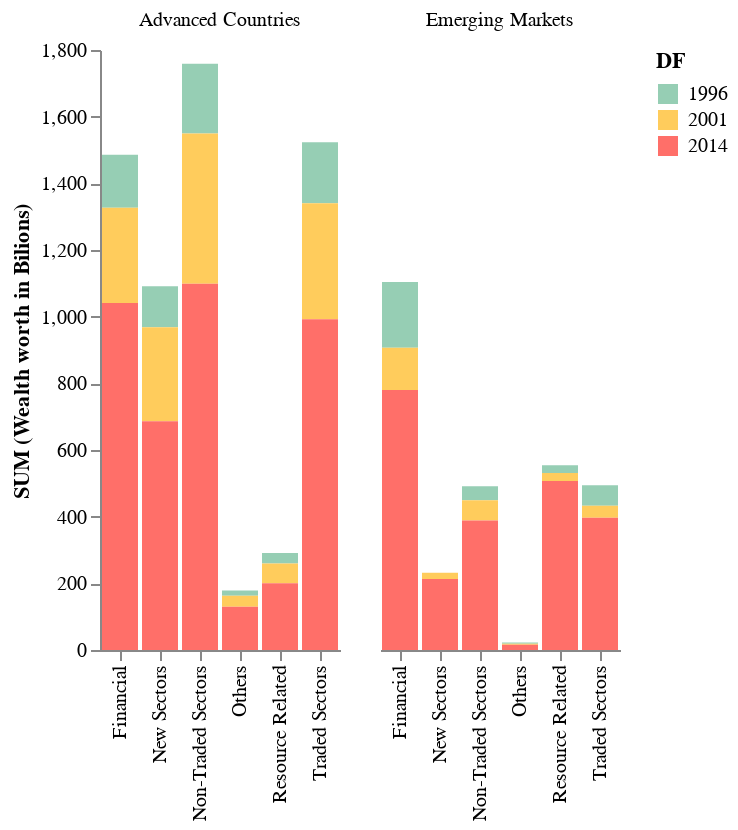

Notebook code cell kept with this figure:
### Code cell
import altair as alt
alt.Chart(df).mark_bar().encode(
    # tell Altair which field to group columns on
    x=alt.X('c2:N', title=None),
    # tell Altair which field to use as Y values and how to calculate
    y=alt.Y('sum(values):Q',
        axis=alt.Axis(
            grid=False,
            title= 'SUM (Wealth worth in Bilions)')),
    # tell Altair which field to use to use as the set of columns to be  represented in each group
    column=alt.Column('c1:N', title=None),
    # tell Altair which field to use for color segmentation
    color=alt.Color('DF:N',
            scale=alt.Scale(
                # make it look pretty with an enjoyable color pallet
                range=['#96ceb4', '#ffcc5c','#ff6f69'],
            ),
        ))\
    .configure_view(
        # remove grid lines around column clusters
        strokeOpacity=0
    )

### Figure 1 — Vega-Lite specification as saved in the notebook (floating-point values rounded to 4 significant figures)
{"config": {"view": {"continuousWidth": 300, "continuousHeight": 300, "strokeOpacity": 0}}, "data": {"name": "data-77c97734bcccb9995e0e77f3d90b7573"}, "mark": {"type": "bar"}, "encoding": {"color": {"field": "DF", "scale": {"range": ["#96ceb4", "#ffcc5c", "#ff6f69"]}, "type": "nominal"}, "column": {"field": "c1", "title": null, "type": "nominal"}, "x": {"field": "c2", "title": null, "type": "nominal"}, "y": {"aggregate": "sum", "axis": {"grid": false, "title": "SUM (Wealth worth in Bilions)"}, "field": "values", "type": "quantitative"}}, "$schema": "https://vega.github.io/schema/vega-lite/v5.8.0.json", "datasets": {"data-77c97734bcccb9995e0e77f3d90b7573": [{"c1": "Advanced Countries", "c2": "Financial", "values": 158.6, "DF": "1996"}, {"c1": "Advanced Countries", "c2": "New Sectors", "values": 122.9, "DF": "1996"}, {"c1": "Advanced Countries", "c2": "Non-Traded Sectors", "values": 209.2, "DF": "1996"}, {"c1": "Advanced Countries", "c2": "Others", "values": 16.2, "DF": "1996"}, {"c1": "Advanced Countries", "c2": "Resource Related", "values": 31.5, "DF": "1996"}, {"c1": "Advanced Countries", "c2": "Traded Sectors", "values": 183.3, "DF": "1996"}, {"c1": "Advanced Countries", "c2": "Name", "values": "df4", "DF": "1996"}, {"c1": "Emerging Markets", "c2": "Financial", "values": 197.2, "DF": "1996"}, {"c1": "Emerging Markets", "c2": "Non-Traded Sectors", "values": 42.0, "DF": "1996"}, {"c1": "Emerging Markets", "c2": "Others", "values": 3.7, "DF": "1996"}, {"c1": "Emerging Markets", "c2": "Resource Related", "values": 23.0, "DF": "1996"}, {"c1": "Emerging Markets", "c2": "Traded Sectors", "values": 61.9, "DF": "1996"}, {"c1": "Emerging Markets", "c2": "Name", "values": "df4", "DF": "1996"}, {"c1": "Advanced Countries", "c2": "Financial", "values": 285.8, "DF": "2001"}, {"c1": "Advanced Countries", "c2": "New Sectors", "values": 282.0, "DF": "2001"}, {"c1": "Advanced Countries", "c2": "Non-Traded Sectors", "values": 451.3, "DF": "2001"}, {"c1": "Advanced Countries", "c2": "Others", "values": 33.0, "DF": "2001"}, {"c1": "Advanced Countries", "c2": "Resource Related", "values": 59.0, "DF": "2001"}, {"c1": "Advanced Countries", "c2": "Traded Sectors", "values": 348.3, "DF": "2001"}, {"c1": "Advanced Countries", "c2": "Name", "values": "df5", "DF": "2001"}, {"c1": "Emerging Markets", "c2": "Financial", "values": 127.3, "DF": "2001"}, {"c1": "Emerging Markets", "c2": "New Sectors", "values": 18.7, "DF": "2001"}, {"c1": "Emerging Markets", "c2": "Non-Traded Sectors", "values": 60.9, "DF": "2001"}, {"c1": "Emerging Markets", "c2": "Others", "values": 2.5, "DF": "2001"}, {"c1": "Emerging Markets", "c2": "Resource Related", "values": 24.3, "DF": "2001"}, {"c1": "Emerging Markets", "c2": "Traded Sectors", "values": 35.5, "DF": "2001"}, {"c1": "Emerging Markets", "c2": "Name", "values": "df5", "DF": "2001"}, {"c1": "Advanced Countries", "c2": "Financial", "values": 1041.0, "DF": "2014"}, {"c1": "Advanced Countries", "c2": "New Sectors", "values": 686.6, "DF": "2014"}, {"c1": "Advanced Countries", "c2": "Non-Traded Sectors", "values": 1098.0, "DF": "2014"}, {"c1": "Advanced Countries", "c2": "Others", "values": 129.4, "DF": "2014"}, {"c1": "Advanced Countries", "c2": "Resource Related", "values": 200.6, "DF": "2014"}, {"c1": "Advanced Countries", "c2": "Traded Sectors", "values": 992.0, "DF": "2014"}, {"c1": "Advanced Countries", "c2": "Name", "values": "df6", "DF": "2014"}, {"c1": "Emerging Markets", "c2": "Financial", "values": 779.7, "DF": "2014"}, {"c1": "Emerging Markets", "c2": "New Sectors", "values": 213.3, "DF": "2014"}, {"c1": "Emerging Markets", "c2": "Non-Traded Sectors", "values": 388.4, "DF": "2014"}, {"c1": "Emerging Markets", "c2": "Others", "values": 16.1, "DF": "2014"}, {"c1": "Emerging Markets", "c2": "Resource Related", "values": 506.7, "DF": "2014"}, {"c1": "Emerging Markets", "c2": "Traded Sectors", "values": 396.9, "DF": "2014"}, {"c1": "Emerging Markets", "c2": "Name", "values": "df6", "DF": "2014"}]}}
